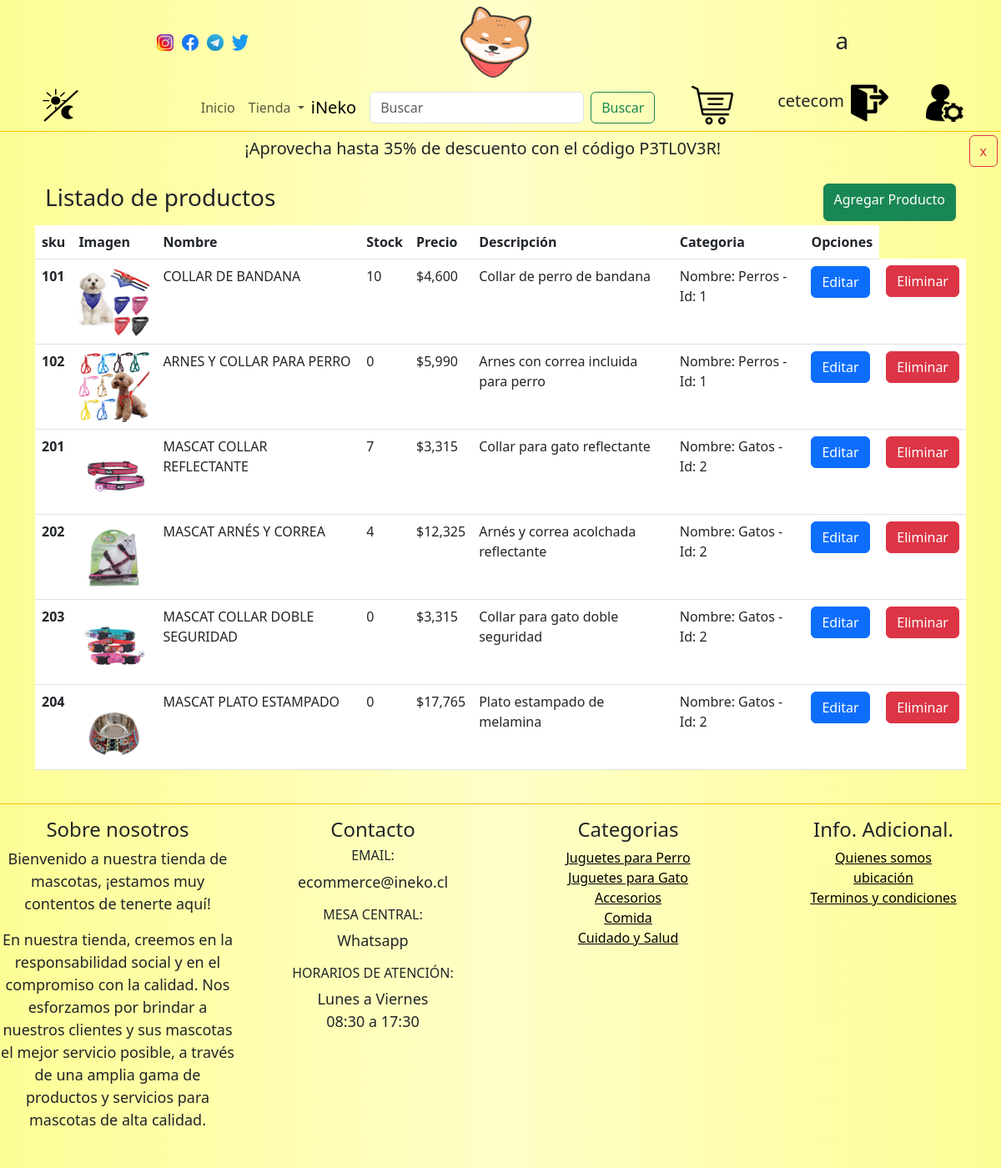
/editar/ (signed in), run on the app's committed database.
### apps/Tienda/models.py (models this page shows, shortened)
class Producto(models.Model):
    sku = models.IntegerField(primary_key=True)
    nombre = models.CharField(max_length=50)
    stock = models.IntegerField()
    precio = models.IntegerField()
    descripcion = models.CharField(max_length=200)
    id_categoria = models.ForeignKey(Categoria,on_delete=models.CASCADE)
    imagen_url = models.ImageField(upload_to='imagenesProducto')

class Categoria(models.Model):
    id_categoria = models.IntegerField(primary_key=True)
    nombre_categoria = models.CharField(max_length=100)
    def __str__(self):
        txt = "Nombre: {0} - Id: {1}"
        return txt.format(self.nombre_categoria,self.id_categoria)

### apps/Tienda/views.py (the view)
# urls.py: path('editar/',views.cargarEditar, name='v_editar'),
def cargarEditar(request):
    categorias = Categoria.objects.all()
    productos = Producto.objects.all()
    return render(request,"editar.html",{"cate":categorias, "prod":productos})

### apps/Tienda/templates/editar.html (shortened to what this page needs)
{% extends "./base.html" %}
{% load static %}
{% load humanize %}
{% block head %}
    <link id="style" rel="stylesheet" type="text/css" href="{% static 'css/styles.css' %}">
{% endblock %}
{% block body %}
{% if user.is_authenticated %}
<div class="container">
    <div class="container d-flex justify-content-between">
        <h3 class="mt-3 mb-3">Listado de productos</h3>
        <a href="{% url 'v_agregar' %}" class="btn btn-success mt-3" style="height: 45px;">Agregar Producto</a>
    </div>
    <table class="table">
        <thead>
            <tr>
              <th scope="col">sku</th>
              <th scope="col">Imagen</th>
              <th scope="col">Nombre</th>
              <th scope="col">Stock</th>
              <th scope="col">Precio</th>
              <th scope="col">Descripción</th>
              <th scope="col">Categoria</th>
              <th scope="col">Opciones</th>
            </tr>
          </thead>
          <tbody>
              {% for p in prod %}
            <tr>
              <th scope="row">{{p.sku}}</th>
              <td><img src="{{p.imagen_url.url}}" alt="" height="100"></td>
              <td>{{p.nombre}}</td>
              <td>{{p.stock}}</td>
              <td>${{ p.precio|floatformat|intcomma }}</td>
              <td>{{p.descripcion}}</td>
              <td>{{p.id_categoria}}</td>
              <td><a href="/editarProducto/{{p.sku}}" class="btn btn-primary">Editar</a></td>
              <td><a href="/eliminarProducto/{{p.sku}}" class="btn btn-danger">Eliminar</a></td>
            </tr>
            {% endfor %}
          </tbody>
    </table>
  </div>
{% endif %}
{% endblock %}

### apps/Tienda/templates/base.html (shortened to what this page needs)
{% load static %}
<!DOCTYPE html>
<html lang="en">
<head>
    <link href="https://cdn.jsdelivr.net/npm/bootstrap@5.3.0-alpha2/dist/css/bootstrap.min.css" rel="stylesheet">
    {% block head %}
    {% endblock %}
</head>
<header >
  <div class="top d-flex p-2 justify-content-around">
      <div class="minibox">
          <a href="https://www.instagram.com"><img src="{% static 'img/ig.png' %}" alt=""></a>
          <a href="https://www.facebook.com"> <img src="{% static 'img/fb.webp' %}" alt=""></a>
          <a href="https://www.telegram.com"><img src="{% static 'img/telegram.png' %}" alt=""></a>
          <a href="https://www.twitter.com"><img src="{% static 'img/twit.webp' %}" alt=""></a>
      </div>
      <a href="/"><img src="{% static 'img/logo.webp' %}" alt="" style="margin-left: -100px;"></a>
      <div class="horita mt-4">
        <h3 id="hora">a</h3>
      </div>
  </div>
  <div class="nav d-flex justify-content-between border-bottom border-warning" >
    <div class="vacio" style="width: 189px;">
      <a id="toggle-theme"><img class="imgnav" src="{% static 'img/darkmode.png' %}" style="height: 50px; width: 55px; margin-left: 45px;" alt=""></a>
    </div>
  <nav class="navbar navbar-expand-lg bg-body-tertiary d-flex justify-content-center " style="background-color: transparent !important" >
      <div class="container-fluid ">
        <div class="collapse navbar-collapse" id="navbarSupportedContent">
          <ul class="navbar-nav me-auto mb-2 mb-lg-0">
            <li class="nav-item">
              <a class="nav-link" aria-current="page" href="/">Inicio</a>
            </li>
            <li class="nav-item dropdown">
              <a class="nav-link dropdown-toggle" href="#" role="button" data-bs-toggle="dropdown" aria-expanded="false">
                Tienda
              </a>
            </li>
          </ul>
          <a class="navbar-brand" href="/">iNeko</a>
          <form class="d-flex" role="search">
            <input class="form-control me-2" type="search" placeholder="Buscar" aria-label="Search" >
            <button class="btn btn-outline-success" type="submit">Buscar</button>
          </form>
        </div>
      </div>
    </nav>
    <div class="carrito d-flex" >
      <a href="{% url 'v_carro' %}">
        <img class="imgnav" src="{% static 'img/carro.png' %}" style="width: 50px; height: 50px; margin-right: 45px;">
      </a>
      {% if user.is_authenticated %}
        <h5 class="m-2">{{ user.username }}</h5>
        <a href="{% url 'v_logout' %}">
          <img class="imgnav" src="{% static 'img/logout.png' %}" style="width: 45px; height: 45px; margin-right: 45px;">
        </a>
        <a href="{% url 'v_editar' %}">
          <img class="imgnav" src="{% static 'img/admin.png' %}" style="width: 45px; height: 45px; margin-right: 45px;">
        </a>
      {% else %}
      <a href="{% url 'v_login' %}">
        <img class="imgnav" src="{% static 'img/login.png' %}" style="width: 45px; height: 45px; margin-right: 45px;">
      </a>
      {% endif %}
    </div>
</div>
<div class="d-flex justify-content-between">
<h5 class="primero mt-2">¡Aprovecha hasta 35% de descuento con el código P3TL0V3R!</h5>
<button id="ocultar" class="btn btn-outline-danger m-1">x</button>
</div>
</header>
<body onload="load()">
  {% block body %}
  {% endblock %}
</body>
<footer>
  <div class="containerFoot text-center border-top border-warning" >
      <div class="row pt-3">
        <div class="col">
          <h4>Sobre nosotros</h2>
          <p>Bienvenido a nuestra tienda de mascotas, ¡estamos muy contentos de tenerte aquí!</p>
          <p>En nuestra tienda, creemos en la responsabilidad social y en el compromiso con la calidad. Nos esforzamos por brindar a nuestros clientes y sus mascotas el mejor servicio posible, a través de una amplia gama de productos y servicios para mascotas de alta calidad.</p>
        </div>
        <div class="col">
          <h4>Contacto</h4>
          <h6>  EMAIL: </h6>
          <p>  ecommerce@ineko.cl</p>
          <h6>MESA CENTRAL:</h6>
          <p>  Whatsapp </p>
          <h6> HORARIOS DE ATENCIÓN: </h6>
          <p>  Lunes a Viernes <br> 08:30 a 17:30</p>
        </div>
        <div class="col">
        <h4>Categorias</h4>
        <a href="">Juguetes para Perro </a> <br>
        <a href="">Juguetes para Gato</a><br>
        <a href="">Accesorios</a><br>
        <a href="">Comida</a><br>
        <a href="">Cuidado y Salud</a>
        </div>
        <div class="col">
        <h4>Info. Adicional.</h4>
        <a href="">Quienes somos</a> <br>
        <a href="">ubicación</a> <br>
        <a href="">Terminos y condiciones</a>
        </div>
      </div>
    </div>
</footer>
</html>

### apps/Tienda/static/css/styles.css (style rules this page uses)
html { max-width: 1080; }
.nav { width: 100%; background: rgb(253,253,150); background: linear-gradient(90deg, rgba(253,253,150,1) 0%, rgba(255,255,200,1) 50%, rgba(253,253,150,1) 100%); }
ul { align-items: center; }
.top { background: rgb(253,253,150); background: linear-gradient(90deg, rgba(253,253,150,1) 0%, rgba(255,255,200,1) 50%, rgba(253,253,150,1) 100%); }
.containerFoot { margin-top: 40px; margin-bottom: 40px; background: rgb(253,253,150); background: linear-gradient(90deg, rgba(253,253,150,1) 0%, rgba(255,255,200,1) 50%, rgba(253,253,150,1) 100%); }
img { width: 85px; height: 85px; }
body { background: rgb(253,253,150); background: linear-gradient(90deg, rgba(253,253,150,1) 0%, rgba(255,255,200,1) 50%, rgba(253,253,150,1) 100%); }
.minibox img { width: 20px; height: 20px; margin: 5px; }
.minibox { display: flex; flex-direction: row; align-items: center; padding: 0; margin: 0; }
.col p { font-size: 18px; }
.containerFoot a { color: black; }

### data on the page
Producto: sku "101", imagen_url (picture), nombre "COLLAR DE BANDANA", stock "10", precio "4,600", descripcion "Collar de perro de bandana", id_categoria "Nombre: Perros - Id: 1"
Producto: sku "102", imagen_url (picture), nombre "ARNES Y COLLAR PARA PERRO", stock "0", precio "5,990", descripcion "Arnes con correa incluida para perro", id_categoria "Nombre: Perros - Id: 1"
Producto: sku "201", imagen_url (picture), nombre "MASCAT COLLAR REFLECTANTE", stock "7", precio "3,315", descripcion "Collar para gato reflectante", id_categoria "Nombre: Gatos - Id: 2"
Producto: sku "202", imagen_url (picture), nombre "MASCAT ARNÉS Y CORREA", stock "4", precio "12,325", descripcion "Arnés y correa acolchada reflectante", id_categoria "Nombre: Gatos - Id: 2"
Producto: sku "203", imagen_url (picture), nombre "MASCAT COLLAR DOBLE SEGURIDAD", stock "0", precio "3,315", descripcion "Collar para gato doble seguridad", id_categoria "Nombre: Gatos - Id: 2"
Producto: sku "204", imagen_url (picture), nombre "MASCAT PLATO ESTAMPADO", stock "0", precio "17,765", descripcion "Plato estampado de melamina", id_categoria "Nombre: Gatos - Id: 2"

### other printed values
{{ user.username }} "cetecom"
